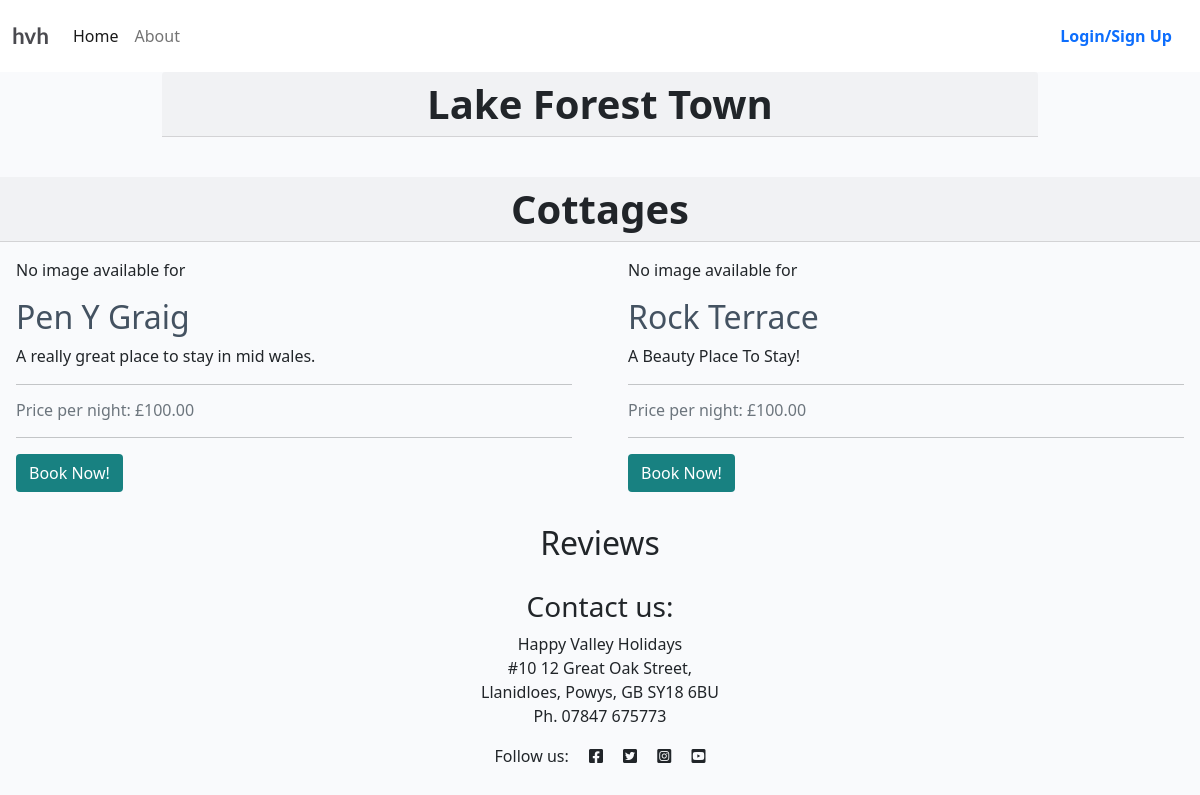
The page / on the database its author committed.
### cottages/models.py (models this page shows, shortened)
class Cottage(models.Model):
    cottage_id = models.CharField(
        primary_key=True,
        max_length=20,
        unique=True,
        blank=False,
        null=False,
    )
    featured_image = models.ImageField(
        upload_to='cottages/featured',
        blank=True,
        null=True,
        default='placeholder'
    )
    description = models.CharField(
        max_length=400,
        blank=True,
        null=True,
        default="Untitled Cottage"
    )
    slug = models.SlugField(max_length=200, blank=True)
    bedrooms = models.IntegerField()
    bathrooms = models.IntegerField()
    max_guests = models.IntegerField()
    price_per_night = models.DecimalField(max_digits=10, decimal_places=2)

### cottages/views.py (the view)
# urls.py: path('', HomePageView.as_view(), name='home'),
class HomePageView(TemplateView):
    template_name = "cottages/index.html"
    def get_context_data(self, **kwargs):
        context = super().get_context_data(**kwargs)
        context["cottage_list"] = Cottage.objects.all()
        context["review_list"] = Review.objects.all()
        review_qs = Review.objects.filter(
            approved=True
        ).order_by(
            '-rating', '-created_at'
        )
        paginator = Paginator(review_qs, 3)
        page = self.request.GET.get("page")
        try:
            page_obj = paginator.page(page)
        except PageNotAnInteger:
            page_obj = paginator.page(1)
        except EmptyPage:
            page_obj = paginator.page(paginator.num_pages)
        context["review_list"] = page_obj.object_list
        context["page_obj"] = page_obj
        context["is_paginated"] = page_obj.has_other_pages()
        context["lake_images"] = HeroImage.objects.filter(image__isnull=False).exclude(image='').order_by('image')
        return context

### cottages/templates/cottages/index.html (shortened to what this page needs)
{% extends "base.html" %}
{% load static %}
{% block content %}
<div class="container-fluid" id="review-hero-image">
  <div class="row">
    <div class="card mb-4">
      <h1 class="card-header text-center">
        <strong>Lake Forest Town</strong>
      </h1>
    </div>
  </div>
</div>
      <div class="col-12 mt-3 left">
        <div class="row">
          <h1 class="card-header text-center">
            <strong>Cottages</strong>
          </h1>
          {% for cottage in cottage_list %}
          <div class="col-md-6">
            <div class="card mb-6">
              <div class="card-body">
                <div class="image-container">
                  {% if cottage.image %}
                  <img
                    class="card-img-top"
                    src="{{ cottage.image.url }}"
                    alt="{{ cottage.title }}"
                  />
                  {% else %}
                    <p>No image available for {{ cottage.name }}</p>
                  {% endif %}
                </div>
                <a
                  href="{% url 'cottage_detail' cottage.slug %}"
                  class="post-link"
                >
                  <h2 class="card-title">{{ cottage.cottage_id }}</h2>
                </a>
                <p class="card-text">{{ cottage.description }}</p>
                <hr />
                <p class="card-text text-muted h6">
                  Price per night: £{{ cottage.price_per_night }}
                </p>
                <hr />
                <div class="card-text text-muted h6">
                  <a href="{% url 'bookings:reservation_new' %}?cottage={{ cottage.slug }}" class="btn btn-signup">
                    Book Now!
                  </a>
                </div>
              </div>
            </div>
          </div>
          {% if forloop.counter|divisibleby:2 %}
        </div>
          {% endif %}
          {% endfor %}
      </div>
    <div class="row">
      <div class="col-12 mt-3 justify-content-center">
        <div class="row">
          <h2 class="text-center">
            Reviews
          </h2>
        </div>
      </div>
    </div>
  {% endblock %}

### static/css/style.css (style rules this page uses)
body { background-color: #F9FAFC; }
.main-bg { background-color: #F9FAFC; }
.card { border: none; background-color: transparent; }
.image-container { position: relative; }
.post-link { text-decoration: none; color: #445261; }
.btn-signup, .btn-edit { background-color: #188181; color: #fff; }
#review-hero-image { max-width: 75%; height: auto; display: block; margin: 0 auto; }
html { scroll-behavior: smooth; }

### templates/base.html (style rules this page uses)
html { scroll-behavior: smooth; }

### rows shown on the page
Cottage: cottage_id "Pen Y Graig", description "A really great place to stay in mid wales.", price_per_night "100.00"
Cottage: cottage_id "Rock Terrace", description "A Beauty Place To Stay!", price_per_night "100.00"
